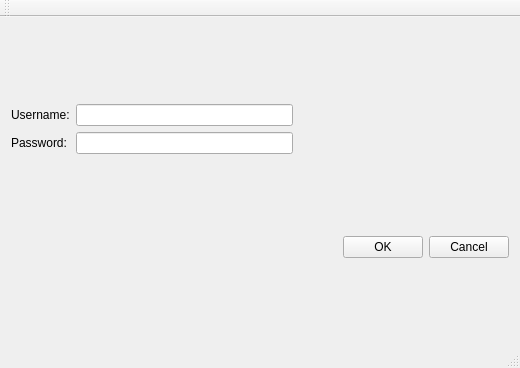
<?xml version="1.0" encoding="UTF-8"?>
<ui version="4.0">
 <class>Login</class>
 <widget class="QMainWindow" name="Login">
  <property name="geometry">
   <rect>
    <x>0</x>
    <y>0</y>
    <width>520</width>
    <height>368</height>
   </rect>
  </property>
  <property name="windowTitle">
   <string>Login</string>
  </property>
  <widget class="QWidget" name="centralWidget">
   <layout class="QVBoxLayout" name="verticalLayout_5">
    <item>
     <layout class="QHBoxLayout" name="horizontalLayout">
      <item>
       <layout class="QVBoxLayout" name="verticalLayout_2">
        <item>
         <widget class="QLabel" name="label">
          <property name="text">
           <string>Username:</string>
          </property>
         </widget>
        </item>
        <item>
         <widget class="QLabel" name="label_2">
          <property name="text">
           <string>Password:</string>
          </property>
         </widget>
        </item>
       </layout>
      </item>
      <item>
       <layout class="QVBoxLayout" name="verticalLayout">
        <item>
         <widget class="QLineEdit" name="usernameLineEdit"/>
        </item>
        <item>
         <widget class="QLineEdit" name="passwordLineEdit">
          <property name="inputMask">
           <string/>
          </property>
         </widget>
        </item>
       </layout>
      </item>
      <item>
       <spacer name="horizontalSpacer_3">
        <property name="orientation">
         <enum>Qt::Horizontal</enum>
        </property>
        <property name="sizeHint" stdset="0">
         <size>
          <width>40</width>
          <height>20</height>
         </size>
        </property>
       </spacer>
      </item>
     </layout>
    </item>
    <item>
     <layout class="QVBoxLayout" name="verticalLayout_3">
      <item>
       <layout class="QHBoxLayout" name="horizontalLayout_3">
        <item>
         <spacer name="horizontalSpacer">
          <property name="orientation">
           <enum>Qt::Horizontal</enum>
          </property>
          <property name="sizeHint" stdset="0">
           <size>
            <width>40</width>
            <height>20</height>
           </size>
          </property>
         </spacer>
        </item>
        <item>
         <spacer name="horizontalSpacer_2">
          <property name="orientation">
           <enum>Qt::Horizontal</enum>
          </property>
          <property name="sizeHint" stdset="0">
           <size>
            <width>40</width>
            <height>20</height>
           </size>
          </property>
         </spacer>
        </item>
        <item>
         <widget class="QPushButton" name="loginOK">
          <property name="text">
           <string>OK</string>
          </property>
         </widget>
        </item>
        <item>
         <widget class="QPushButton" name="loginCancel">
          <property name="text">
           <string>Cancel</string>
          </property>
         </widget>
        </item>
       </layout>
      </item>
     </layout>
    </item>
   </layout>
  </widget>
  <widget class="QMenuBar" name="menuBar">
   <property name="geometry">
    <rect>
     <x>0</x>
     <y>0</y>
     <width>520</width>
     <height>23</height>
    </rect>
   </property>
  </widget>
  <widget class="QToolBar" name="mainToolBar">
   <attribute name="toolBarArea">
    <enum>TopToolBarArea</enum>
   </attribute>
   <attribute name="toolBarBreak">
    <bool>false</bool>
   </attribute>
  </widget>
  <widget class="QStatusBar" name="statusBar"/>
 </widget>
 <layoutdefault spacing="6" margin="11"/>
 <resources/>
 <connections>
  <connection>
   <sender>loginCancel</sender>
   <signal>clicked()</signal>
   <receiver>Login</receiver>
   <slot>close()</slot>
   <hints>
    <hint type="sourcelabel">
     <x>384</x>
     <y>315</y>
    </hint>
    <hint type="destinationlabel">
     <x>412</x>
     <y>356</y>
    </hint>
   </hints>
  </connection>
 </connections>
</ui>
